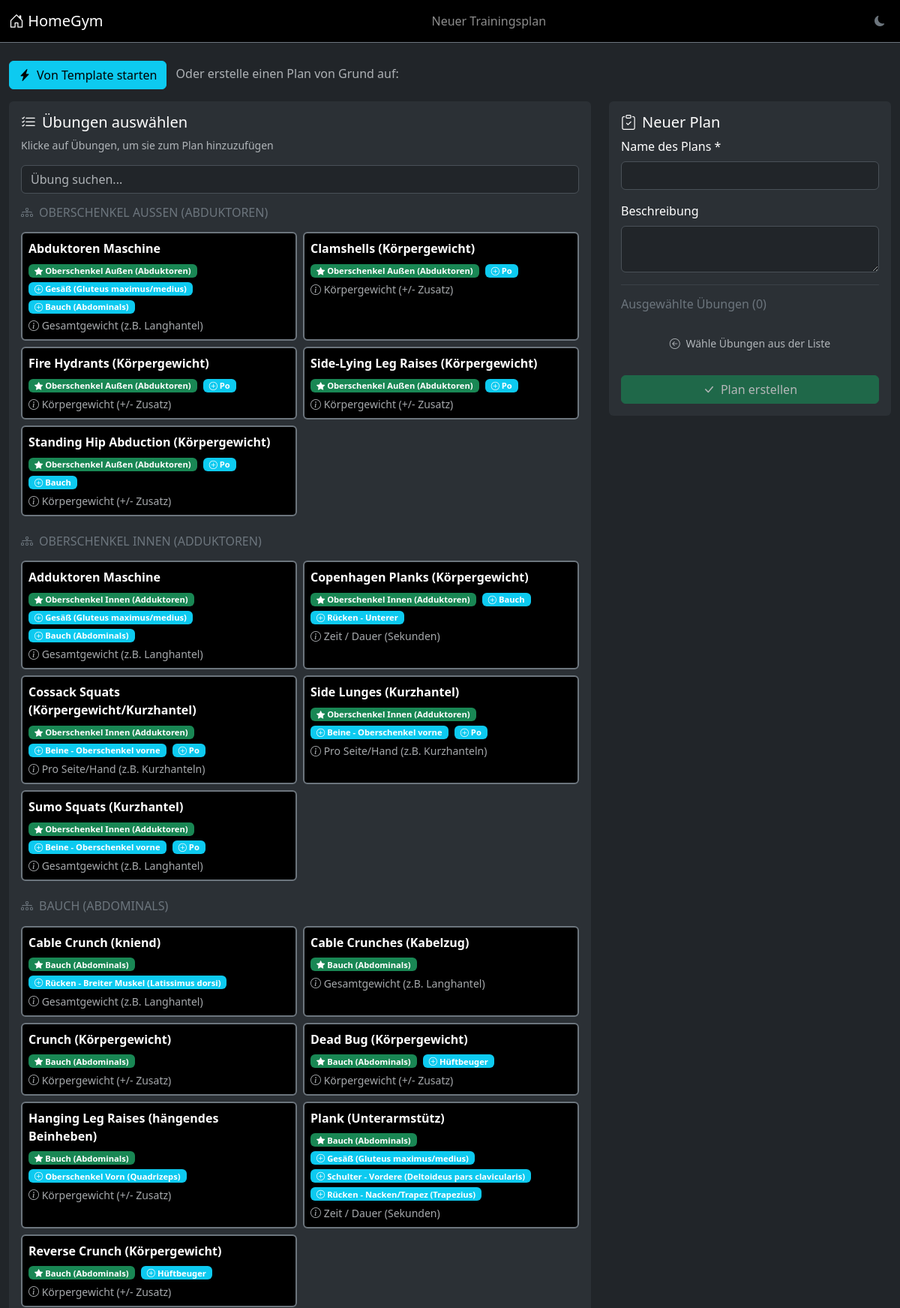
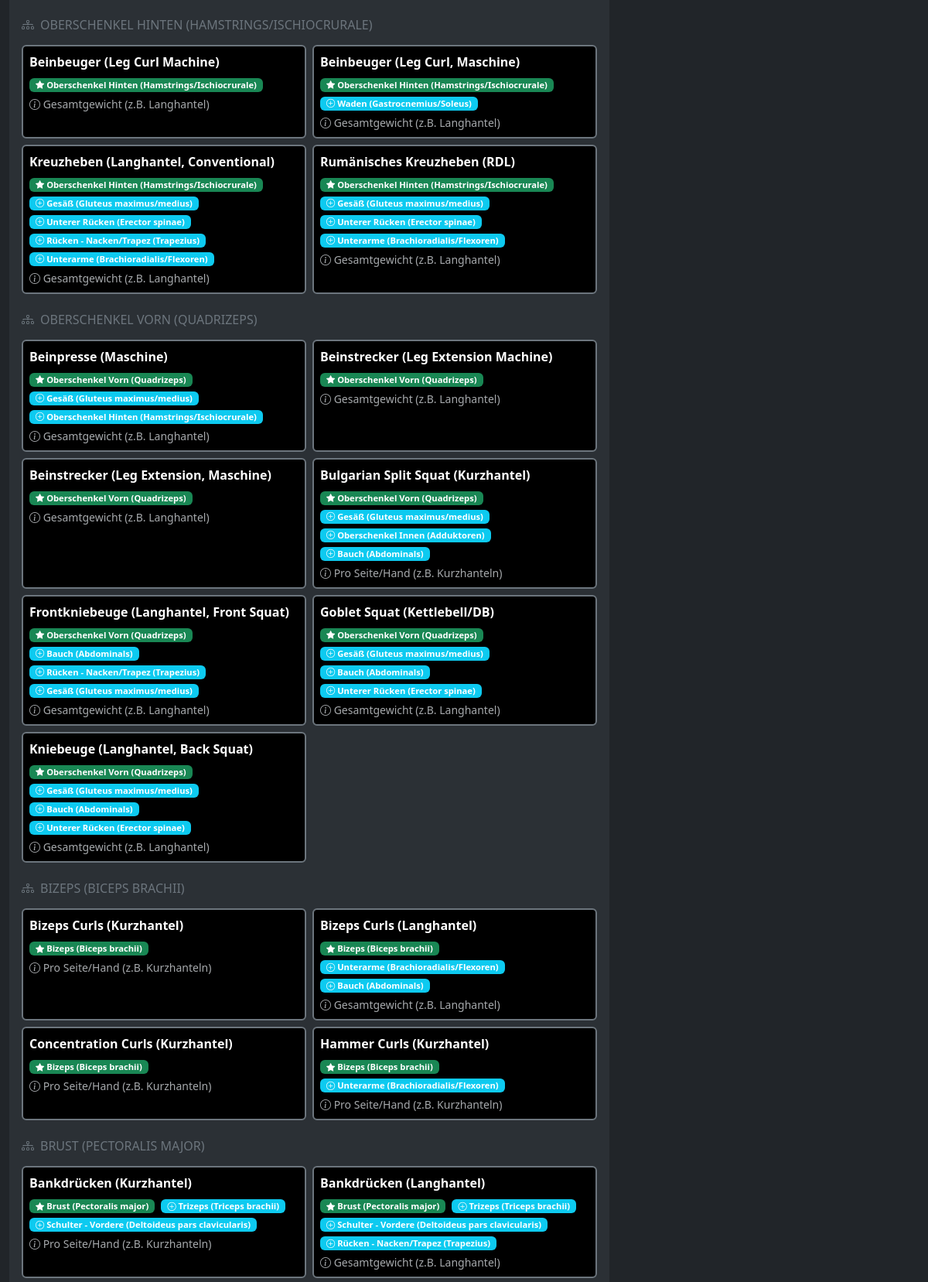
Screenshot of /plan/create/ (signed in, upper part) with the database file from the repository (2 pictures, top to bottom).
### core/models.py (models this page shows, shortened)
class Uebung(models.Model):
    bezeichnung = models.CharField(max_length=100, unique=True, verbose_name="Name der Übung")
    muskelgruppe = models.CharField(max_length=50, choices=MUSKELGRUPPEN, verbose_name="Hauptmuskel")
    hilfsmuskeln = models.JSONField(default=list, blank=True, verbose_name="Hilfsmuskelgruppen")
    gewichts_typ = models.CharField(max_length=20, choices=GEWICHTS_TYP, default='GESAMT', verbose_name="Gewichtsart")
    bewegungstyp = models.CharField(max_length=20, choices=BEWEGUNGS_TYP, default='ISOLATION', verbose_name="Bewegungsmuster")
    equipment = models.ManyToManyField(Equipment, related_name="uebungen", blank=True, verbose_name="Benötigtes Equipment")
    beschreibung = models.TextField(blank=True, verbose_name="Anleitung / Notizen")
    bild = models.ImageField(upload_to='uebungen_bilder/', blank=True, null=True, verbose_name="Foto/Grafik")
    video_link = models.URLField(blank=True, null=True, verbose_name="YouTube Link")
    favoriten = models.ManyToManyField(User, related_name="favoriten_uebungen", blank=True)
    erstellt_am = models.DateTimeField(auto_now_add=True)
    class Meta:
        verbose_name = "Übung"
        verbose_name_plural = "Übungen"
        ordering = ['bezeichnung']

### core/views.py (the view, shortened to what this page needs)
# urls.py: path('plan/create/', views.create_plan, name='create_plan'),
@login_required
def create_plan(request):
    uebungen = Uebung.objects.all().order_by('muskelgruppe', 'bezeichnung')
    uebungen_nach_gruppe = {}
    for uebung in uebungen:
        mg_label = dict(MUSKELGRUPPEN).get(uebung.muskelgruppe, uebung.muskelgruppe)
        if mg_label not in uebungen_nach_gruppe:
            uebungen_nach_gruppe[mg_label] = []
        hilfs_labels = []
        if uebung.hilfsmuskeln:
            hilfsmuskeln = uebung.hilfsmuskeln if isinstance(uebung.hilfsmuskeln, list) else []
            for hm in hilfsmuskeln:
                hilfs_labels.append(dict(MUSKELGRUPPEN).get(hm, hm))
        uebungen_nach_gruppe[mg_label].append({
            'id': uebung.id,
            'bezeichnung': uebung.bezeichnung,
            'muskelgruppe': uebung.muskelgruppe,
            'muskelgruppe_label': mg_label,
            'hilfsmuskeln': hilfs_labels,
            'gewichts_typ': uebung.get_gewichts_typ_display(),
            'bewegungstyp': uebung.bewegungstyp,  # Für Empfehlungslogik
        })
    context = {
        'uebungen_nach_gruppe': uebungen_nach_gruppe,
        'muskelgruppen': MUSKELGRUPPEN,
    }
    return render(request, 'core/create_plan.html', context)

### core/templates/core/create_plan.html (shortened to what this page needs)
{% load static %}
{% load static %}<!doctype html>
<html lang="de" data-bs-theme="dark" id="htmlRoot">
<head>
    <link href="https://cdn.jsdelivr.net/npm/bootstrap@5.3.3/dist/css/bootstrap.min.css" rel="stylesheet">
    <link rel="stylesheet" href="https://cdn.jsdelivr.net/npm/bootstrap-icons@1.11.3/font/bootstrap-icons.min.css">
    <link rel="stylesheet" href="{% static 'core/css/theme-styles.css' %}">
</head>
<body>
    <nav class="navbar navbar-dark bg-black border-bottom border-secondary">
        <div class="container-fluid">
            <a class="navbar-brand" href="{% url 'dashboard' %}">
                <i class="bi bi-house-door"></i> HomeGym
            </a>
            <span class="navbar-text">Neuer Trainingsplan</span>
                    <button onclick="toggleTheme()" class="btn btn-sm btn-outline-secondary border-0 ms-2" title="Theme wechseln">
              <i class="bi bi-moon-fill" id="themeIcon"></i>
            </button>
</div>
    </nav>
    <div class="container-fluid py-4">
        <div class="mb-3">
            <button type="button" class="btn btn-info" data-bs-toggle="modal" data-bs-target="#templateModal">
                <i class="bi bi-lightning-charge-fill me-2"></i>Von Template starten
            </button>
            <span class="text-muted ms-2">Oder erstelle einen Plan von Grund auf:</span>
        </div>
        <div class="row">
            <div class="col-lg-8">
                <div class="card card-stat border-secondary mb-4">
                    <div class="card-body">
                        <h5 class="card-title">
                            <i class="bi bi-list-check me-2"></i>Übungen auswählen
                        </h5>
                        <p class="text-muted small">Klicke auf Übungen, um sie zum Plan hinzuzufügen</p>
                        <div class="mb-3">
                            <input type="text" id="searchExercises" class="form-control" placeholder="Übung suchen...">
                        </div>
                        {% for gruppe, uebungen in uebungen_nach_gruppe.items %}
                        <div class="muscle-group-section mb-4">
                            <h6 class="text-secondary text-uppercase mb-3">
                                <i class="bi bi-diagram-3 me-2"></i>{{ gruppe }}
                            </h6>
                            <div class="row g-2">
                                {% for uebung in uebungen %}
                                <div class="col-md-6 exercise-item" data-name="{{ uebung.bezeichnung|lower }}">
                                    <div class="card exercise-card bg-black border-secondary h-100"
                                         data-id="{{ uebung.id }}"
                                         data-name="{{ uebung.bezeichnung }}"
                                         data-muscle="{{ uebung.muskelgruppe_label }}"
                                         data-pattern="{{ uebung.bewegungstyp }}"
                                         onclick="toggleExercise(this)">
                                        <div class="card-body p-2">
                                            <div class="d-flex justify-content-between align-items-start">
                                                <div class="flex-grow-1">
                                                    <strong>{{ uebung.bezeichnung }}</strong>
                                                    <div class="mt-1">
                                                        <span class="badge muscle-badge primary me-1">
                                                            <i class="bi bi-star-fill"></i> {{ uebung.muskelgruppe_label }}
                                                        </span>
                                                        {% for hilfs in uebung.hilfsmuskeln %}
                                                        <span class="badge muscle-badge secondary me-1">
                                                            <i class="bi bi-plus-circle"></i> {{ hilfs }}
                                                        </span>
                                                        {% endfor %}
                                                    </div>
                                                    <small class="text-muted d-block mt-1">
                                                        <i class="bi bi-info-circle"></i> {{ uebung.gewichts_typ }}
                                                    </small>
                                                </div>
                                            </div>
                                        </div>
                                    </div>
                                </div>
                                {% endfor %}
                            </div>
                        </div>
                        {% endfor %}
                    </div>
                </div>
            </div>
            <div class="col-lg-4">
                <div class="selected-exercises">
                    <div class="card card-stat border-secondary mb-3">
                        <div class="card-body">
                            <h5 class="card-title">
                                <i class="bi bi-clipboard-check me-2"></i>Neuer Plan
                            </h5>
                            <form method="post" id="planForm">
                                <div class="mb-3">
                                    <label class="form-label">Name des Plans *</label>
                                    <input type="text" name="name" class="form-control" required>
                                </div>
                                <div class="mb-3">
                                    <label class="form-label">Beschreibung</label>
                                    <textarea name="beschreibung" class="form-control" rows="2"></textarea>
                                </div>
                                <hr class="border-secondary">
                                <h6 class="text-secondary mb-3">
                                    Ausgewählte Übungen (<span id="selectedCount">0</span>)
                                </h6>
                                <div id="selectedExercises" class="exercise-order">
                                    <p class="text-muted small text-center py-3">
                                        <i class="bi bi-arrow-left-circle me-1"></i>
                                        Wähle Übungen aus der Liste
                                    </p>
                                </div>
                                <button type="submit" class="btn btn-success w-100" id="submitBtn" disabled>
                                    <i class="bi bi-check-lg me-2"></i>Plan erstellen
                                </button>
                            </form>
                        </div>
                    </div>
                </div>
            </div>
        </div>
    </div>
</body>
</html>

### core/static/core/css/theme-styles.css (style rules this page uses)
.card-stat { border: none; }
.row .card-stat, .d-grid .card-stat { height: 100%; }
[data-bs-theme="dark"] .card-stat { background-color: #2b3035; color: #fff; }
[data-bs-theme="dark"] .card { background-color: #2b3035; color: #fff; }

### core/templates/core/create_plan.html (style rules this page uses)
.exercise-card { cursor: pointer; transition: all 0.2s; border: 2px solid transparent; }
.muscle-badge { font-size: 0.7rem; padding: 0.2rem 0.5rem; }
.muscle-badge.primary { background-color: #198754; }
.muscle-badge.secondary { background-color: #0dcaf0; }
.selected-exercises { position: sticky; top: 20px; }
.exercise-order { counter-reset: exercise-counter; }

### rows the page displays
Uebung: bezeichnung "Abduktoren Maschine"
Uebung: bezeichnung "Clamshells (Körpergewicht)"
Uebung: bezeichnung "Fire Hydrants (Körpergewicht)"
Uebung: bezeichnung "Side-Lying Leg Raises (Körpergewicht)"
Uebung: bezeichnung "Standing Hip Abduction (Körpergewicht)"
Uebung: bezeichnung "Adduktoren Maschine"
Uebung: bezeichnung "Copenhagen Planks (Körpergewicht)"
Uebung: bezeichnung "Cossack Squats (Körpergewicht/Kurzhantel)"
Uebung: bezeichnung "Side Lunges (Kurzhantel)"
Uebung: bezeichnung "Sumo Squats (Kurzhantel)"
Uebung: bezeichnung "Cable Crunch (kniend)"
Uebung: bezeichnung "Cable Crunches (Kabelzug)"
Uebung: bezeichnung "Crunch (Körpergewicht)"
Uebung: bezeichnung "Dead Bug (Körpergewicht)"
Uebung: bezeichnung "Hanging Leg Raises (hängendes Beinheben)"
Uebung: bezeichnung "Plank (Unterarmstütz)"
Uebung: bezeichnung "Reverse Crunch (Körpergewicht)"
Uebung: bezeichnung "Beinbeuger (Leg Curl Machine)"
Uebung: bezeichnung "Beinbeuger (Leg Curl, Maschine)"
Uebung: bezeichnung "Kreuzheben (Langhantel, Conventional)"
Uebung: bezeichnung "Rumänisches Kreuzheben (RDL)"
Uebung: bezeichnung "Beinpresse (Maschine)"
Uebung: bezeichnung "Beinstrecker (Leg Extension Machine)"
Uebung: bezeichnung "Beinstrecker (Leg Extension, Maschine)"
Uebung: bezeichnung "Bulgarian Split Squat (Kurzhantel)"
Uebung: bezeichnung "Frontkniebeuge (Langhantel, Front Squat)"
Uebung: bezeichnung "Goblet Squat (Kettlebell/DB)"
Uebung: bezeichnung "Kniebeuge (Langhantel, Back Squat)"
Uebung: bezeichnung "Bizeps Curls (Kurzhantel)"
Uebung: bezeichnung "Bizeps Curls (Langhantel)"
Uebung: bezeichnung "Concentration Curls (Kurzhantel)"
Uebung: bezeichnung "Hammer Curls (Kurzhantel)"
Uebung: bezeichnung "Bankdrücken (Kurzhantel)"
Uebung: bezeichnung "Bankdrücken (Langhantel)"

### other values shown
{{ gruppe }} "OBERSCHENKEL AUSSEN (ABDUKTOREN)" "OBERSCHENKEL INNEN (ADDUKTOREN)" "BAUCH (ABDOMINALS)" "OBERSCHENKEL HINTEN (HAMSTRINGS/ISCHIOCRURALE)" "OBERSCHENKEL VORN (QUADRIZEPS)" "BIZEPS (BICEPS BRACHII)" "BRUST (PECTORALIS MAJOR)"
{{ uebung.muskelgruppe_label }} "Oberschenkel Außen (Abduktoren)" "Oberschenkel Außen (Abduktoren)" "Oberschenkel Außen (Abduktoren)" "Oberschenkel Außen (Abduktoren)" "Oberschenkel Außen (Abduktoren)" "Oberschenkel Innen (Adduktoren)" "Oberschenkel Innen (Adduktoren)" "Oberschenkel Innen (Adduktoren)" "Oberschenkel Innen (Adduktoren)" "Oberschenkel Innen (Adduktoren)" "Bauch (Abdominals)" "Bauch (Abdominals)" "Bauch (Abdominals)" "Bauch (Abdominals)" "Bauch (Abdominals)" "Bauch (Abdominals)" "Bauch (Abdominals)" "Oberschenkel Hinten (Hamstrings/Ischiocrurale)" "Oberschenkel Hinten (Hamstrings/Ischiocrurale)" "Oberschenkel Hinten (Hamstrings/Ischiocrurale)" "Oberschenkel Hinten (Hamstrings/Ischiocrurale)" "Oberschenkel Vorn (Quadrizeps)" "Oberschenkel Vorn (Quadrizeps)" "Oberschenkel Vorn (Quadrizeps)" "Oberschenkel Vorn (Quadrizeps)" "Oberschenkel Vorn (Quadrizeps)" "Oberschenkel Vorn (Quadrizeps)" "Oberschenkel Vorn (Quadrizeps)" "Bizeps (Biceps brachii)" "Bizeps (Biceps brachii)" "Bizeps (Biceps brachii)" "Bizeps (Biceps brachii)" "Brust (Pectoralis major)" "Brust (Pectoralis major)"
{{ hilfs }} "Gesäß (Gluteus maximus/medius)" "Bauch (Abdominals)" "Po" "Po" "Po" "Po" "Bauch" "Gesäß (Gluteus maximus/medius)" "Bauch (Abdominals)" "Bauch" "Rücken - Unterer" "Beine - Oberschenkel vorne" "Po" "Beine - Oberschenkel vorne" "Po" "Beine - Oberschenkel vorne" "Po" "Rücken - Breiter Muskel (Latissimus dorsi)" "Hüftbeuger" "Oberschenkel Vorn (Quadrizeps)" "Gesäß (Gluteus maximus/medius)" "Schulter - Vordere (Deltoideus pars clavicularis)" "Rücken - Nacken/Trapez (Trapezius)" "Hüftbeuger" "Waden (Gastrocnemius/Soleus)" "Gesäß (Gluteus maximus/medius)" "Unterer Rücken (Erector spinae)" "Rücken - Nacken/Trapez (Trapezius)" "Unterarme (Brachioradialis/Flexoren)" "Gesäß (Gluteus maximus/medius)" "Unterer Rücken (Erector spinae)" "Unterarme (Brachioradialis/Flexoren)" "Gesäß (Gluteus maximus/medius)" "Oberschenkel Hinten (Hamstrings/Ischiocrurale)" "Gesäß (Gluteus maximus/medius)" "Oberschenkel Innen (Adduktoren)" "Bauch (Abdominals)" "Bauch (Abdominals)" "Rücken - Nacken/Trapez (Trapezius)" "Gesäß (Gluteus maximus/medius)" "Gesäß (Gluteus maximus/medius)" "Bauch (Abdominals)" "Unterer Rücken (Erector spinae)" "Gesäß (Gluteus maximus/medius)" "Bauch (Abdominals)" "Unterer Rücken (Erector spinae)" "Unterarme (Brachioradialis/Flexoren)" "Bauch (Abdominals)" "Unterarme (Brachioradialis/Flexoren)" "Trizeps (Triceps brachii)" "Schulter - Vordere (Deltoideus pars clavicularis)" "Trizeps (Triceps brachii)" "Schulter - Vordere (Deltoideus pars clavicularis)" "Rücken - Nacken/Trapez (Trapezius)"
{{ uebung.gewichts_typ }} "Gesamtgewicht (z.B. Langhantel)" "Körpergewicht (+/- Zusatz)" "Körpergewicht (+/- Zusatz)" "Körpergewicht (+/- Zusatz)" "Körpergewicht (+/- Zusatz)" "Gesamtgewicht (z.B. Langhantel)" "Zeit / Dauer (Sekunden)" "Pro Seite/Hand (z.B. Kurzhanteln)" "Pro Seite/Hand (z.B. Kurzhanteln)" "Gesamtgewicht (z.B. Langhantel)" "Gesamtgewicht (z.B. Langhantel)" "Gesamtgewicht (z.B. Langhantel)" "Körpergewicht (+/- Zusatz)" "Körpergewicht (+/- Zusatz)" "Körpergewicht (+/- Zusatz)" "Zeit / Dauer (Sekunden)" "Körpergewicht (+/- Zusatz)" "Gesamtgewicht (z.B. Langhantel)" "Gesamtgewicht (z.B. Langhantel)" "Gesamtgewicht (z.B. Langhantel)" "Gesamtgewicht (z.B. Langhantel)" "Gesamtgewicht (z.B. Langhantel)" "Gesamtgewicht (z.B. Langhantel)" "Gesamtgewicht (z.B. Langhantel)" "Pro Seite/Hand (z.B. Kurzhanteln)" "Gesamtgewicht (z.B. Langhantel)" "Gesamtgewicht (z.B. Langhantel)" "Gesamtgewicht (z.B. Langhantel)" "Pro Seite/Hand (z.B. Kurzhanteln)" "Gesamtgewicht (z.B. Langhantel)" "Pro Seite/Hand (z.B. Kurzhanteln)" "Pro Seite/Hand (z.B. Kurzhanteln)" "Pro Seite/Hand (z.B. Kurzhanteln)" "Gesamtgewicht (z.B. Langhantel)"
